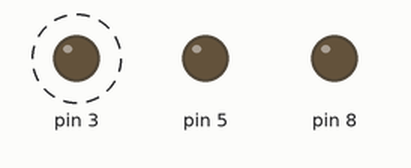
Bench run of a sketch on a simulated Arduino Uno, built with avr-gcc and run on an emulated ATmega328P. Parts: output pins drawn as LEDs (lit = HIGH). Dashed ring = blinking. Pins used as bus, display or sensor lines are not drawn.

Above: at 0.5 s.
At 4.0 s:
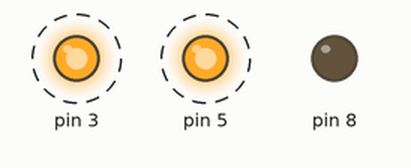
Timing chart, 0 to 5.0 s (numbered marks = the images above):
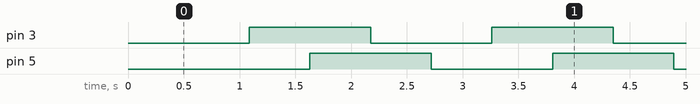

Measured:
- by itself, pin 3, pin 5: alternates HIGH for 1.1 s and LOW for 1.1 s
- by itself, everything shown: repeats every 2.2 s, in 4 steps

The sketch:

Driver_L297___teste.ino
```cpp
#define DELAY 1 // delay passos
#define DELAY2 60 // delay para mudança de direçao
#define PASSOS 48 // numero de passos
#define VOLTAS 5
#define CW LOW // Sentido horario
#define CCW HIGH // Sentido anti-horario
#define ENA LOW // ENA = 1 Habilita o L297


void setup() {
  pinMode(2, OUTPUT);
  pinMode(3, OUTPUT);

  pinMode(4, OUTPUT);
  pinMode(5, OUTPUT);

  pinMode(8, OUTPUT);


  digitalWrite(8, LOW);
}


void loop() {
  digitalWrite(3, CW);
  for (int i=0; i<PASSOS*VOLTAS; i++) {
    digitalWrite(2, HIGH);
    delay(DELAY);
    digitalWrite(2, LOW);
    delay(DELAY);
  }

  delay(DELAY2);

  digitalWrite(5, CW);
  for (int i=0; i<PASSOS*VOLTAS; i++) {
    digitalWrite(4, HIGH);
    delay(DELAY);
    digitalWrite(4, LOW);
    delay(DELAY);
  }

  delay(DELAY2);

  digitalWrite(3, CCW);
  for (int i=0; i<PASSOS*VOLTAS; i++) {
    digitalWrite(2, HIGH);
    delay(DELAY);
    digitalWrite(2, LOW);
    delay(DELAY);
  }

  delay(DELAY2);

  digitalWrite(5, CCW);
  for (int i=0; i<PASSOS*VOLTAS; i++) {
    digitalWrite(4, HIGH);
    delay(DELAY);
    digitalWrite(4, LOW);
    delay(DELAY);
  }

  delay(DELAY2);


}
```
